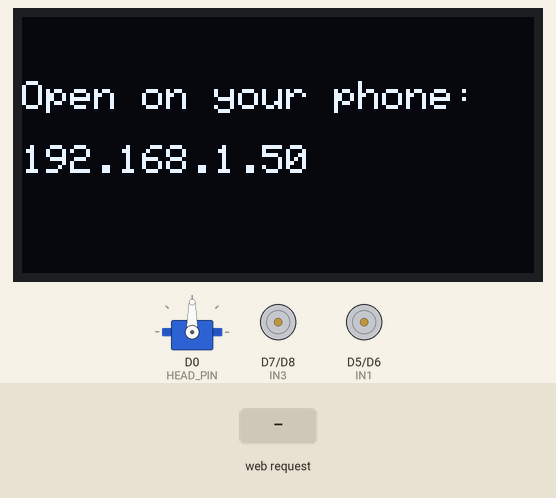
A program run on a simulated ESP8266 (NodeMCU). On the bench: 128×64 one-colour display, servo, motor-driver pin pairs drawn as motors (green arrow = first pin HIGH = forward, orange = second pin HIGH = backward, longer = more drive). Inputs (shaded band) come from the test bench. WiFi joins after 1.5 s; servers stay silent unless stated; random numbers use the default seed unless the program sets one; what the program prints to the serial monitor is not drawn.

Above: at 3.2 s.
3.3 s: HTTP request GET /joy?y=1 received
At 4.8 s:
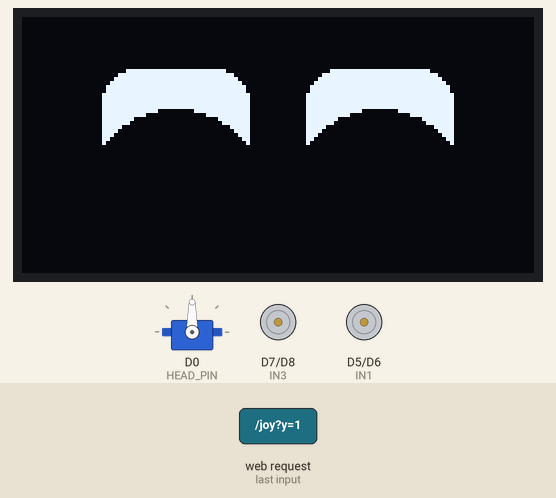
5.6 s: HTTP request GET /joy?x=1 received
At 5.89 s:
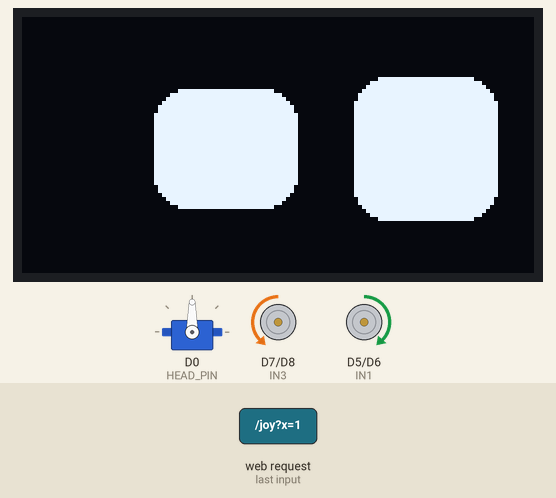
7.8 s: HTTP request GET /joy?x=120 received
At 7.85 s:
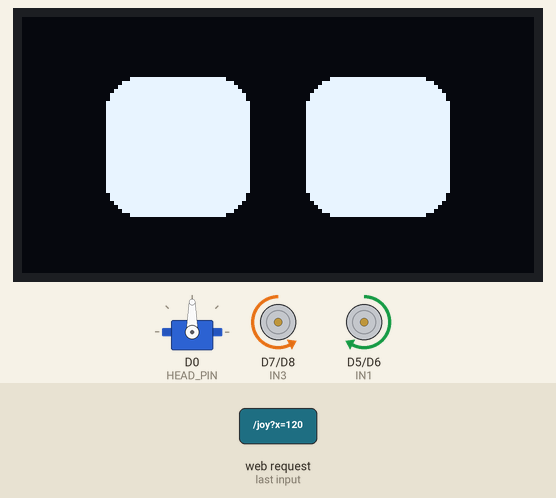
10.0 s: HTTP request GET /joy?y=120 received
At 10.56 s:
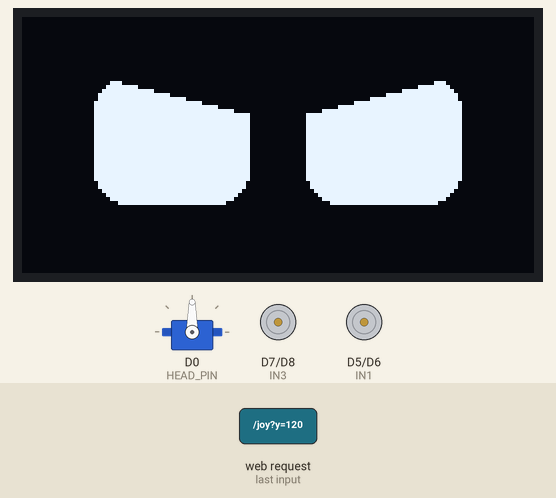
11.8 s: HTTP request GET /joy?c=1&x=1&y=1 received
At 12.43 s:
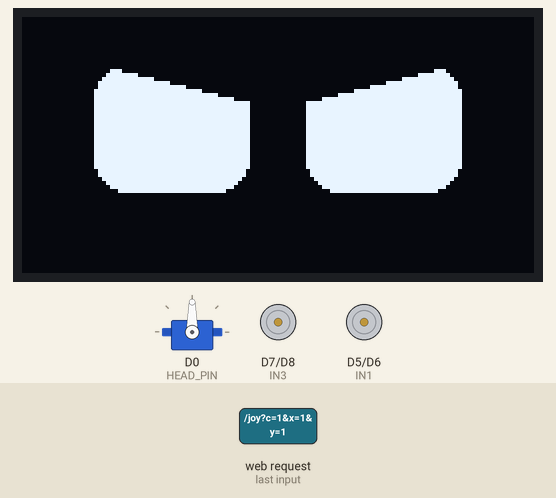
14.1 s: HTTP request GET /joy?c=120&x=120&y=120 received
At 14.39 s:
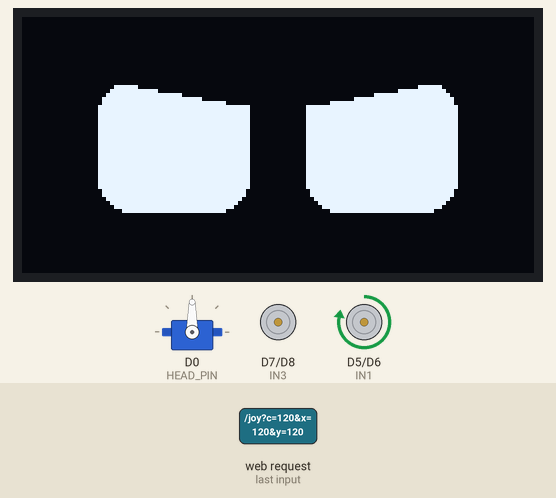
Timing chart, 0 to 17.0 s (numbered marks = the images above; inputs shaded):
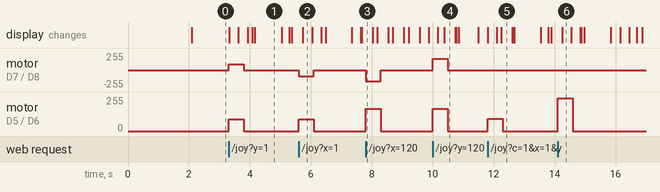

The program:

main.cpp
```cpp
#include <Arduino.h>
#include <Wire.h>
#include <ESP8266WiFi.h>
#include <ESP8266WebServer.h>
#include <Servo.h>
#include <Adafruit_GFX.h>
#include <Adafruit_SSD1306.h>
#include "face.h"
#include "page.h"
#include "secrets.h" // WIFI_SSID, WIFI_PASS

#define SCREEN_WIDTH 128
#define SCREEN_HEIGHT 64 // 32 for 0.91" (long thin), 64 for 0.96" (squarish)
#define OLED_ADDR 0x3C   // try 0x3D if this doesn't work

// L298N (ENA/ENB jumpers on, speed set by PWM on the IN pins)
#define IN1 D5 // left motor  (OUT1/OUT2)
#define IN2 D6
#define IN3 D7 // right motor (OUT3/OUT4)
#define IN4 D8

// MG995 neck servo, the head turns with the eyes
#define HEAD_PIN D0
#define HEAD_CENTER 90 // angle that faces straight ahead, nudge it if the head sits crooked
#define HEAD_RANGE 35  // how far it turns each way, negative if it turns the wrong way
#define HEAD_REST_MS 1000 // let go of the head after it's been still this long, stops the buzzing

// DFPlayer Mini plays the music off its sd card, its RX wired to D4 (Serial1, send only)
#define MP3_VOLUME 20      // 0..30
#define MP3_BOOT_MS 2000   // it reads the sd card after power-up and ignores commands until done
#define BIRD_SONGS 3       // sd card folder 01 holds 001_*.mp3, 002_*.mp3.., raise it when you add more

#define DRIVE_SPEED 180
#define TURN_SPEED 160
#define DRIVE_MS 3000    // forward/back stop on their own after this
#define TURN_MS 400      // how long a left/right turn lasts
#define ADDRESS_MS 10000 // how long the IP stays on screen after connecting
#define JOY_MIN_SPEED 90 // weakest PWM that still turns the wheels, raise it if small pushes only hum
#define JOY_MS 500       // joystick driving stops if the phone goes quiet this long

// dance moves as left, right speeds
#define D_LEFT {-TURN_SPEED, TURN_SPEED}
#define D_RIGHT {TURN_SPEED, -TURN_SPEED}
#define D_FWD {DRIVE_SPEED, DRIVE_SPEED}
#define D_BACK {-DRIVE_SPEED, -DRIVE_SPEED}
#define D_PAUSE {0, 0}

Adafruit_SSD1306 display(SCREEN_WIDTH, SCREEN_HEIGHT, &Wire, -1);
ESP8266WebServer server(80);
Servo head;

struct Command
{
    const char *name;
    const char *label;
    int left;
    int right;
    unsigned long ms; // auto-stop after this long, 0 = no limit
    Expression face;
};

// wiggle, shuffle forward and back, wiggle, then spin right
const int wiggle[][2] = {
    D_LEFT, D_RIGHT, D_LEFT, D_RIGHT,
    D_FWD, D_BACK, D_FWD, D_BACK,
    D_LEFT, D_RIGHT, D_LEFT, D_RIGHT,
    D_RIGHT, D_RIGHT, D_RIGHT, D_RIGHT, // spin, add or remove some to spin longer or shorter
};

// penguin walk: one wheel at a time zigzags it forward, pose, then waddle back
const int waddle[][2] = {
    {DRIVE_SPEED, 0}, {0, DRIVE_SPEED}, {DRIVE_SPEED, 0}, {0, DRIVE_SPEED},
    D_PAUSE, D_PAUSE,
    {-DRIVE_SPEED, 0}, {0, -DRIVE_SPEED}, {-DRIVE_SPEED, 0}, {0, -DRIVE_SPEED},
    D_PAUSE, D_PAUSE,
};

// fast shimmy, cha-cha-cha forward and back, then spin left
const int chacha[][2] = {
    D_LEFT, D_RIGHT, D_LEFT, D_RIGHT, D_LEFT, D_RIGHT, D_LEFT, D_RIGHT,
    D_PAUSE, D_PAUSE,
    D_FWD, D_PAUSE, D_FWD, D_PAUSE, D_FWD, D_FWD,
    D_BACK, D_PAUSE, D_BACK, D_PAUSE, D_BACK, D_BACK,
    D_LEFT, D_LEFT, D_LEFT, D_LEFT, D_LEFT, D_LEFT, D_LEFT, D_LEFT,
};

struct Dance
{
    const int (*moves)[2];
    int steps;
    unsigned long stepMs; // how long each move lasts
    int track;            // its mp3, music/make_music.py makes it exactly steps x stepMs long
};

const Dance dances[] = {
    {wiggle, sizeof(wiggle) / sizeof(wiggle[0]), 300, 12},
    {waddle, sizeof(waddle) / sizeof(waddle[0]), 250, 13},
    {chacha, sizeof(chacha) / sizeof(chacha[0]), 150, 14},
};
const int DANCES = sizeof(dances) / sizeof(dances[0]);

const Command commands[] = {
    {"stop", "STOP", 0, 0, 0, Expression::Idle},
    {"dance", "DANCE", 0, 0, 0, Expression::Dance}, // loop() plays the moves and stops at the end
    {"forward", "FORWARD", DRIVE_SPEED, DRIVE_SPEED, DRIVE_MS, Expression::Forward},
    {"back", "BACKWARD", -DRIVE_SPEED, -DRIVE_SPEED, DRIVE_MS, Expression::Backward},
    {"left", "LEFT", -TURN_SPEED, TURN_SPEED, TURN_MS, Expression::Left},
    {"right", "RIGHT", TURN_SPEED, -TURN_SPEED, TURN_MS, Expression::Right},
};

// speeds and face filled in by handleJoystick
Command joystick = {"joystick", "JOYSTICK", 0, 0, JOY_MS, Expression::Idle};

enum class Screen
{
    Connecting,
    Address,
    Face,
};

const Command *current = &commands[0];
unsigned long startedAt = 0;
int danceIndex = -1; // dance playing now
int danceStep = -1;  // dance move now driving
bool wasConnected = false;
Screen screen = Screen::Connecting;
bool showAddress = false;
unsigned long connectedAt = 0;
int headAngle = -1; // -1 = not attached yet, the first loop centers it
unsigned long headMovedAt = 0;
int playing = 0; // mp3 track playing now, 0 = quiet
int birdSong = 0;     // last bird song played, 1..BIRD_SONGS
bool birding = false; // a bird song is playing over the face's music

// speed: -255 (full reverse) .. 255 (full forward), 0 = brake
void setMotor(uint8_t pinA, uint8_t pinB, int speed)
{
    speed = constrain(speed, -255, 255);
    if (speed > 0)
    {
        analogWrite(pinA, speed);
        digitalWrite(pinB, LOW);
    }
    else if (speed < 0)
    {
        digitalWrite(pinA, LOW);
        analogWrite(pinB, -speed);
    }
    else
    {
        digitalWrite(pinA, LOW);
        digitalWrite(pinB, LOW);
    }
}

void drive(int left, int right)
{
    setMotor(IN1, IN2, left);
    setMotor(IN3, IN4, right);
}

// DFPlayer frame: 7E FF 06 cmd 00(no reply) arg checksum EF
void mp3(uint8_t cmd, uint16_t arg)
{
    uint8_t frame[10] = {0x7E, 0xFF, 0x06, cmd, 0x00, uint8_t(arg >> 8), uint8_t(arg), 0, 0, 0xEF};
    uint16_t sum = 0;
    for (int i = 1; i < 7; i++)
        sum -= frame[i];
    frame[7] = sum >> 8;
    frame[8] = sum & 0xFF;
    Serial1.write(frame, sizeof frame);
}

void run(const Command *cmd)
{
    drive(cmd->left, cmd->right);
    current = cmd;
    startedAt = millis();
    if (birding)
    {
        birding = false; // any command ends the bird song
        playing = -1;    // so loop() puts the face's music back, or stops
    }
    if (cmd->face == Expression::Dance)
    {
        danceIndex = (danceIndex + 1) % DANCES; // each dance command plays the next dance
        danceStep = -1;
    }
    showAddress = false; // jump straight to the face
    faceSet(cmd->face);
    Serial.println(cmd->label);
}

void handleCommand()
{
    String name = server.arg("c");
    for (const Command &cmd : commands)
    {
        if (name == cmd.name)
        {
            run(&cmd);
            server.send(200, "text/plain", "ok");
            return;
        }
    }
    server.send(400, "text/plain", "unknown command");
}

void handleBirdSong()
{
    birdSong = birdSong % BIRD_SONGS + 1; // each press plays the next one, after the last comes the first
    birding = true;
    mp3(0x0F, 0x0100 | birdSong); // play 01/<birdSong>
    server.send(200, "text/plain", String(birdSong));
    Serial.print("BIRD SONG ");
    Serial.println(birdSong);
}

// stretch 1..255 up to JOY_MIN_SPEED..255 so small pushes still move the wheels
int boost(int speed)
{
    if (speed == 0)
        return 0;
    int s = map(abs(speed), 1, 255, JOY_MIN_SPEED, 255);
    return speed > 0 ? s : -s;
}

void handleJoystick()
{
    int x = constrain(server.arg("x").toInt(), -255, 255); // right is +
    int y = constrain(server.arg("y").toInt(), -255, 255); // forward is +
    server.send(200, "text/plain", "ok");

    if (x == 0 && y == 0)
    {
        if (current != &commands[0])
            run(&commands[0]);
        return;
    }

    int left = y + x;
    int right = y - x;
    int biggest = max(max(abs(left), abs(right)), 255); // scale diagonals down instead of clipping
    joystick.left = boost(left * 255 / biggest);
    joystick.right = boost(right * 255 / biggest);

    Expression face = abs(y) >= abs(x) ? (y > 0 ? Expression::Forward : Expression::Backward)
                                       : (x > 0 ? Expression::Right : Expression::Left);
    if (current != &joystick || face != joystick.face)
    {
        joystick.face = face;
        run(&joystick); // new face only when the direction changes
    }
    else
    {
        drive(joystick.left, joystick.right);
        startedAt = millis(); // holding the stick keeps the auto-stop from firing
    }
}

Screen pickScreen()
{
    if (!WiFi.isConnected())
        return Screen::Connecting;
    if (showAddress && millis() - connectedAt < ADDRESS_MS)
        return Screen::Address;
    showAddress = false;
    return Screen::Face;
}

void showText(Screen s)
{
    display.clearDisplay();
    display.setTextSize(1);
    display.setCursor(0, 16);
    if (s == Screen::Connecting)
    {
        display.println("Connecting WiFi...");
        display.println(WIFI_SSID);
    }
    else
    {
        display.println("Open on your phone:");
        display.println();
        display.println(WiFi.localIP());
    }
    display.display();
}

void setup()
{
    // stop the motors first so they never run while the rest boots
    pinMode(IN1, OUTPUT);
    pinMode(IN2, OUTPUT);
    pinMode(IN3, OUTPUT);
    pinMode(IN4, OUTPUT);
    analogWriteRange(255);
    analogWriteFreq(1000);
    drive(0, 0);

    Serial.begin(115200);
    Serial1.begin(9600); // DFPlayer on D4
    Wire.begin(D2, D1); // SDA, SCL
    randomSeed(ESP.random());

    if (!display.begin(SSD1306_SWITCHCAPVCC, OLED_ADDR))
    {
        Serial.println("OLED not found - check wiring and address");
        while (true)
            delay(1000);
    }
    display.setTextColor(SSD1306_WHITE);

    WiFi.mode(WIFI_STA);
    WiFi.setSleepMode(WIFI_NONE_SLEEP); // quicker replies to the phone
    WiFi.begin(WIFI_SSID, WIFI_PASS);

    server.on("/", []()
              { server.send_P(200, "text/html", PAGE); });
    server.on("/cmd", handleCommand);
    server.on("/joy", handleJoystick);
    server.on("/bird", handleBirdSong);
    server.begin();

    showText(screen);

    delay(MP3_BOOT_MS); // WiFi keeps connecting meanwhile
    mp3(0x06, MP3_VOLUME); // set volume
}

void loop()
{
    server.handleClient();

    // also stops the bot if the phone loses connection mid-move
    if (current->ms && millis() - startedAt >= current->ms)
        run(&commands[0]);

    if (current->face == Expression::Dance)
    {
        const Dance &dance = dances[danceIndex];
        int step = (millis() - startedAt) / dance.stepMs;
        if (step >= dance.steps)
            run(&commands[0]);
        else if (step != danceStep)
        {
            danceStep = step;
            drive(dance.moves[step][0], dance.moves[step][1]);
        }
    }

    if (WiFi.isConnected() != wasConnected)
    {
        wasConnected = WiFi.isConnected();
        if (wasConnected)
        {
            Serial.print("Open http://");
            Serial.println(WiFi.localIP());
            showAddress = true;
            connectedAt = millis();
        }
    }

    Screen next = pickScreen();
    bool changed = next != screen;
    screen = next;
    if (screen == Screen::Face)
        faceUpdate(display, changed);
    else if (changed)
        showText(screen);

    int track = current->face == Expression::Dance ? dances[danceIndex].track : faceTrack();
    if (!birding && track != playing)
    {
        playing = track;
        if (track)
            mp3(0x12, track); // play mp3/<track>, replaces whatever was playing
        else
            mp3(0x16, 0); // stop
    }

    int angle = HEAD_CENTER + int(faceLookX() * HEAD_RANGE);
    if (angle != headAngle)
    {
        headAngle = angle;
        headMovedAt = millis();
        // also wakes it if it was resting; MG995 sweeps ~180 degrees over 500..2500us, so angles are real degrees
        head.attach(HEAD_PIN, 500, 2500, angle);
    }
    else if (head.attached() && millis() - headMovedAt >= HEAD_REST_MS)
        head.detach(); // no pulses, no buzz; the gears hold a sideways-turning head in place
}
```

face.h
```cpp
#pragma once
#include <Adafruit_SSD1306.h>

enum class Expression
{
    Idle,
    Forward,
    Backward,
    Left,
    Right,
    Happy,
    Sleep, // set by the face itself after SLEEP_MS without a command
    Play,  // then PLAY_MS later it wakes up and plays games, a new one every GAME_MS
    Dance, // the dance command, hops and sways like the Dance game
};

// switch expression, the eyes ease over to it
// returns the expression shown (Idle right after a move turns Happy for a moment)
Expression faceSet(Expression expression);

// call every loop, redraws only when the face changed (force = redraw now)
void faceUpdate(Adafruit_SSD1306 &display, bool force);

// where the eyes are looking now, -1 screen left .. 1 screen right
float faceLookX();

// sd card mp3 that goes with what the face is doing now, 0 = quiet (Dance is 0, main.cpp picks the dance's own)
int faceTrack();
```

secrets.example.h
```cpp
#pragma once

// copy this file to secrets.h and fill in your WiFi (must be 2.4 GHz, the ESP8266 can't see 5 GHz networks)
#define WIFI_SSID "your-wifi-name"
#define WIFI_PASS "your-wifi-password"
```

Source omitted: page.h (6582 bytes), face.cpp (12962 bytes)

Measured:
- after the input at 3.3 s, motor on D7 (IN3) / D8 (IN4), motor on D5 (IN1) / D6 (IN2): stopped → forward 90/255 at once, → stopped 0.50 s later; the display: first changes at once (image 1 shows a later state)
- after the input at 5.6 s, motor on D7 (IN3) / D8 (IN4): stopped → backward 90/255 at once, → stopped 0.50 s later; motor on D5 (IN1) / D6 (IN2): stopped → forward 90/255 at once, → stopped 0.50 s later
- after the input at 7.8 s, motor on D7 (IN3) / D8 (IN4): stopped → backward 167/255 at once, → stopped 0.50 s later; motor on D5 (IN1) / D6 (IN2): stopped → forward 167/255 at once, → stopped 0.50 s later
- after the input at 10.0 s, motor on D7 (IN3) / D8 (IN4), motor on D5 (IN1) / D6 (IN2): stopped → forward 167/255 at once, → stopped 0.50 s later
- after the input at 11.8 s, motor on D5 (IN1) / D6 (IN2): stopped → forward 91/255 at once, → stopped 0.50 s later
- after the input at 14.1 s, motor on D5 (IN1) / D6 (IN2): stopped → forward 245/255 at once, → stopped 0.50 s later
- what the display in image 1 shows lasts 0.8 s, from 4.2 s to 5.0 s
